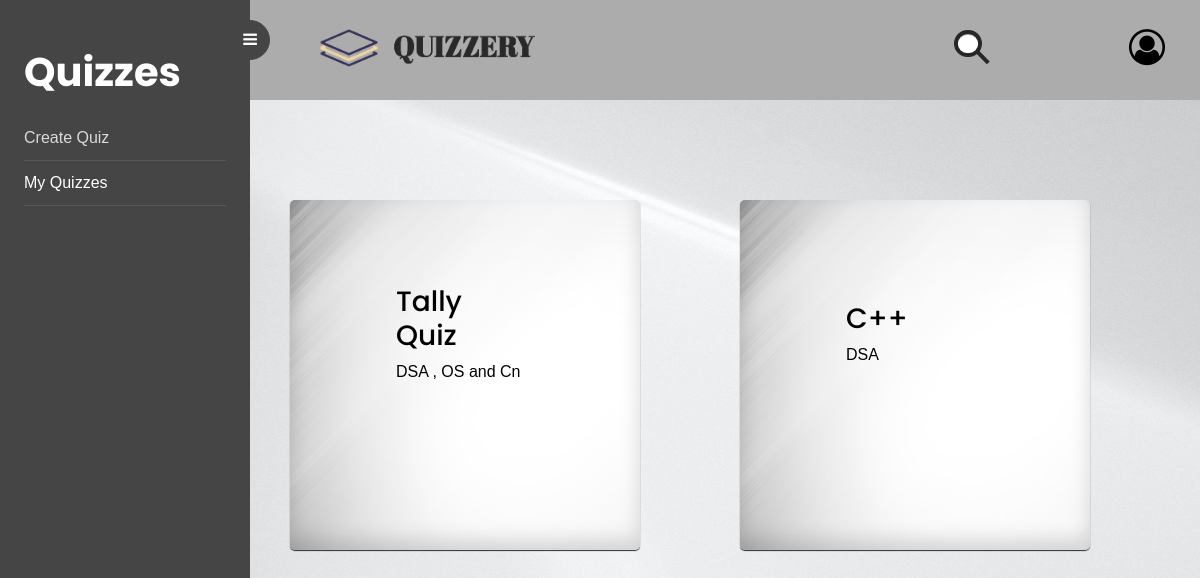
Page /oldquizzes/ (signed in) on the earlier database version.
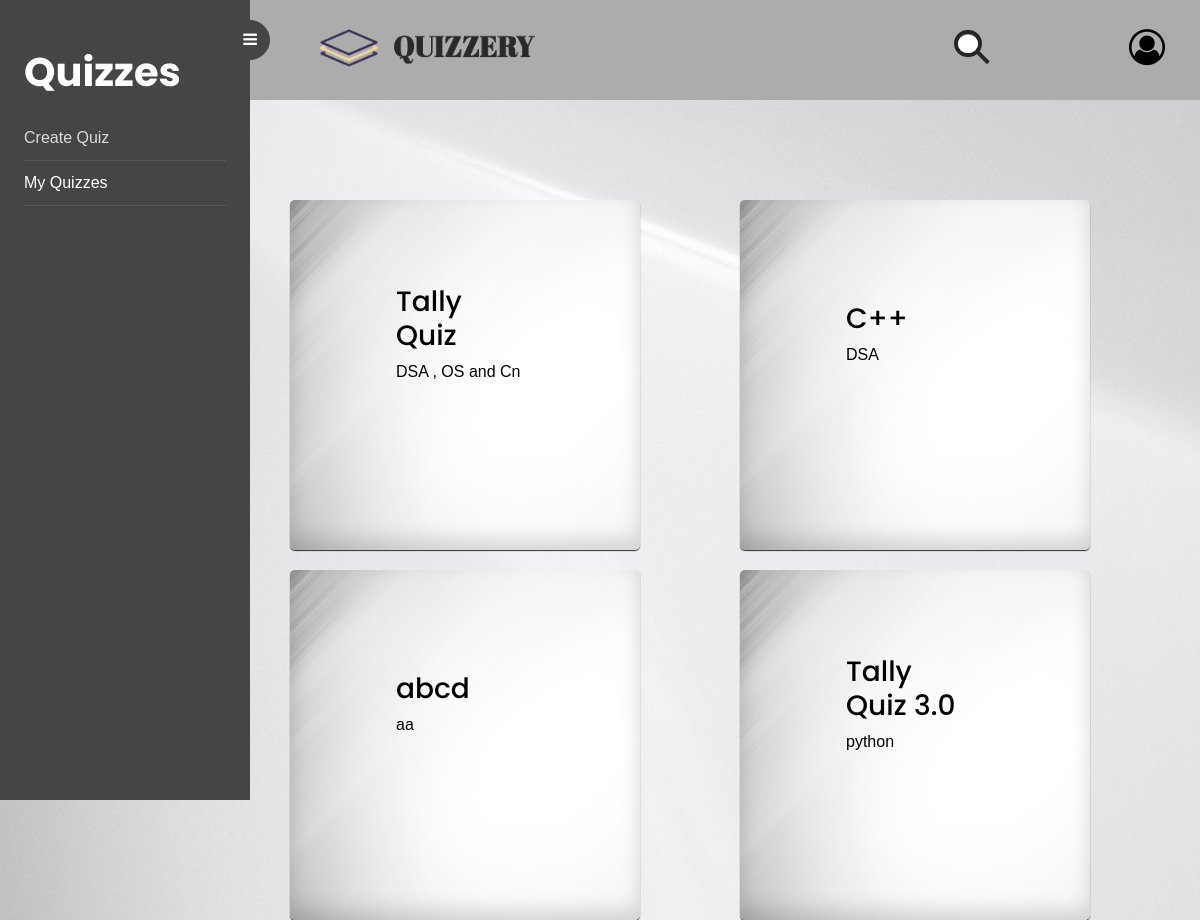
Same page on the later database version.
### QuizApp/models.py (models this page shows)
class QuizTable(models.Model):
    user_id = models.ForeignKey(to=UserTable, db_column='user_id', on_delete=CASCADE)
    quizname = models.CharField(max_length=50)
    quiz_id = models.BigIntegerField(primary_key=True)
    quiz_desc = models.TextField()
    quiz_time = models.IntegerField()
    start_time = models.DateTimeField(auto_now=False, auto_now_add=False)
    end_time = models.DateTimeField(auto_now=False, auto_now_add=False)
    public = models.BooleanField(default=True)

### QuizApp/views.py (the view)
# urls.py: path('oldquizzes/', views.oldquizzes, name="oldquizzes"),
def oldquizzes(request):
    data = QuizTable.objects.filter(user_id=request.session['user_id'])
    print(len(data))
    context = {
        'quizzes': data
    }
    return render(request, 'oldquizzes.html', context)

### templates/oldquizzes.html (shortened to what this page needs)
<!DOCTYPE html>
<html>
<head>
  {% load static %}
  <link rel="stylesheet" href="https://cdnjs.cloudflare.com/ajax/libs/font-awesome/4.7.0/css/font-awesome.min.css">
  <link rel="stylesheet" href="https://stackpath.bootstrapcdn.com/font-awesome/4.7.0/css/font-awesome.min.css">
  <link rel="stylesheet" href="{% static 'css/style.css'%}">
  <link rel="stylesheet" href="{% static 'css/bootstrap.min.css' %}">
  <link rel="stylesheet" href="{% static 'css/bootstrap.css' %}">
</head>
<body>
  <div class="wrapper d-flex align-items-stretch">
    <nav id="sidebar" style="height:100vh;">
      <div class="custom-menu">
        <button type="button" id="sidebarCollapse" class="btn btn-primary">
          <i class="fa fa-bars"></i>
        </button>
      </div>
      <div class="p-4 pt-5">
        <h1><a href="index.html" class="logo">Quizzes</a></h1>
        <ul class="list-unstyled components mb-5">
          <li>
            <a href="/home">Create Quiz</a>
          </li>
          <li class="active">
            <a href="/oldquizzes">My Quizzes</a>
          </li>
    </nav>
    <div style="width: 100%;">
      <div class="header" id="myHeader">
        <div class="box " id="quizzery-icon"><img src="{% static 'images/x1.png'%}" id="quiz" alt="" /></div>
        <div class="box ">
          <button class="btn  " type="button" id="dropdownMenuButton" data-toggle="dropdown">
            <i class="fa fa-user-circle-o" id="profile-icon" style=""></i></button>
        </div>
        <div class="box">
          <form class="search-box">
            <input type="text" placeholder=" " />
            <button type="reset"></button>
          </form>
        </div>
      </div>
      <div class="grid-wrapper" id="main-content">
        {%for x in quizzes%} <a href="{%url 'dashboard' %}?quiz_id={{x.quiz_id}}" class="content-box">
          <div class="content">
            <h3>{{x.quizname}}</h3>
            <p>{{x.quiz_desc}}</p>
          </div>
        </a>
        {%endfor%}
      </div>
    </div>
  </div>
</body>
</html>

Differences in the rows shown:
added QuizTable: quizname "abcd", quiz_desc "aa"
added QuizTable: quizname "Tally Quiz 3.0", quiz_desc "python"
